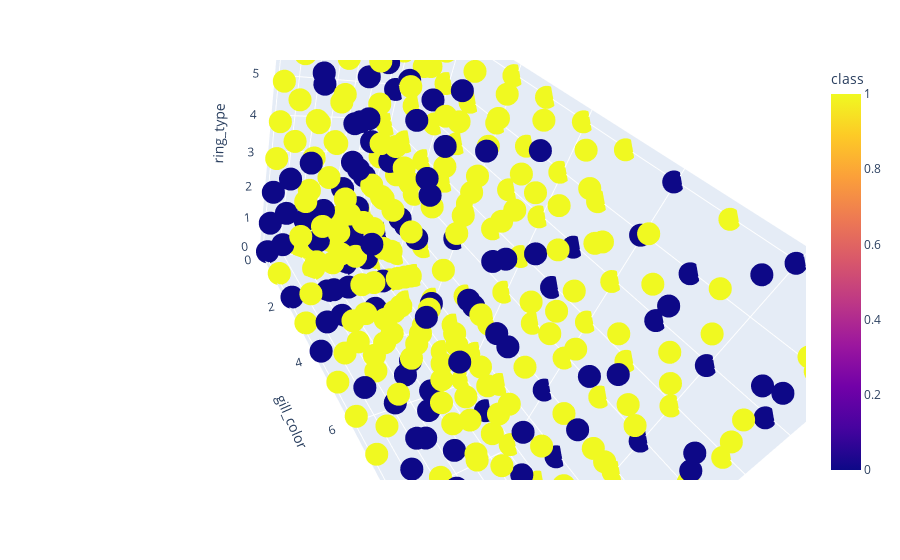

Here is the notebook cell this chart was saved with:
### Code cell
pe.scatter_3d(data_frame=df,x = 'cap_surface',y = 'gill_color',z = 'ring_type', color = 'class')

### Figure 1 — Plotly figure (JSON) as saved in the notebook; plotly's stock layout.template omitted (floating-point values rounded to 4 significant figures; data arrays with more than 128 entries replaced by an {"elided": "..."} marker saying what was removed)
{"data": [{"hovertemplate": "cap_surface=%{x}<br>gill_color=%{y}<br>ring_type=%{z}<br>class=%{marker.color}<extra></extra>", "legendgroup": "", "marker": {"color": {"elided": "2000 int values"}, "coloraxis": "coloraxis", "symbol": "circle"}, "mode": "markers", "name": "", "scene": "scene", "showlegend": false, "type": "scatter3d", "x": {"elided": "2000 int values"}, "y": {"elided": "2000 int values"}, "z": {"elided": "2000 int values"}}], "layout": {"autosize": true, "coloraxis": {"colorbar": {"title": {"text": "class"}}, "colorscale": [[0, "#0d0887"], [0.1111, "#46039f"], [0.2222, "#7201a8"], [0.3333, "#9c179e"], [0.4444, "#bd3786"], [0.5556, "#d8576b"], [0.6667, "#ed7953"], [0.7778, "#fb9f3a"], [0.8889, "#fdca26"], [1, "#f0f921"]]}, "legend": {"tracegroupgap": 0}, "margin": {"t": 60}, "scene": {"aspectmode": "auto", "aspectratio": {"x": 0.4889, "y": 1.793, "z": 1.141}, "camera": {"center": {"x": 0, "y": 0, "z": 0}, "eye": {"x": 0.911, "y": 0.911, "z": 0.911}, "projection": {"type": "perspective"}, "up": {"x": -0.1429, "y": -0.6248, "z": 0.7676}}, "domain": {"x": [0, 1], "y": [0, 1]}, "xaxis": {"title": {"text": "cap_surface"}, "type": "linear"}, "yaxis": {"title": {"text": "gill_color"}, "type": "linear"}, "zaxis": {"title": {"text": "ring_type"}, "type": "linear"}}}}
